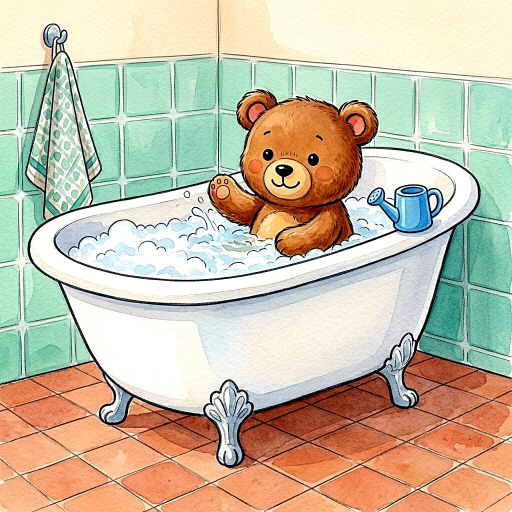
#> input picture images/bath-bear.jpg, 1024 x 1024 px (shown at 1/2 size)
$ python enhance.py ../images/bath-bear.jpg ../images/bath.jpg
#> lines starting #> are read from the running program, lines starting #| are printed output that depends on the picture
"""Raise the contrast of a generated image once (image models tend to produce pale images).

    python3 tools/enhance.py <input.jpg> <output.jpg>

Writes a 1024 x 1024 JPEG. Run it once per image: applying it twice overdoes the colors.
Check the copyright of the raw and of the enhanced image (.agents/skills/copyright-check/).
"""
import sys

from PIL import Image, ImageEnhance, ImageFilter, ImageOps


def enhance(src, dst):
#> called with src = '../images/bath-bear.jpg', dst = '../images/bath.jpg'
    im = Image.open(src).convert("RGB")
#> im is the input picture: PIL image 1024x1024 RGB; mean R, G, B 199.6, 189.3, 166.5
    if im.size != (1024, 1024):
        side = min(im.size)
        left, top = (im.width - side) // 2, (im.height - side) // 2
        im = im.crop((left, top, left + side, top + side)).resize((1024, 1024), Image.LANCZOS)
    im = ImageOps.autocontrast(im, cutoff=(0.5, 0.3))
    im = ImageEnhance.Contrast(im).enhance(1.1)
    im = ImageEnhance.Color(im).enhance(1.12)
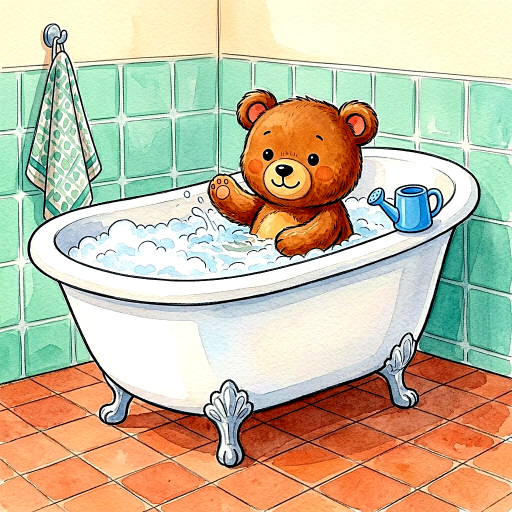
#> im: PIL image 1024x1024 RGB (shown at 1/2 size); mean R, G, B 199.4, 188.2, 160.9
    im = im.filter(ImageFilter.UnsharpMask(radius=2, percent=50, threshold=3))
    im.save(dst, "JPEG", quality=92)


if __name__ == "__main__":
    enhance(sys.argv[1], sys.argv[2])

$ run again, on images/breakfast-bear.jpg
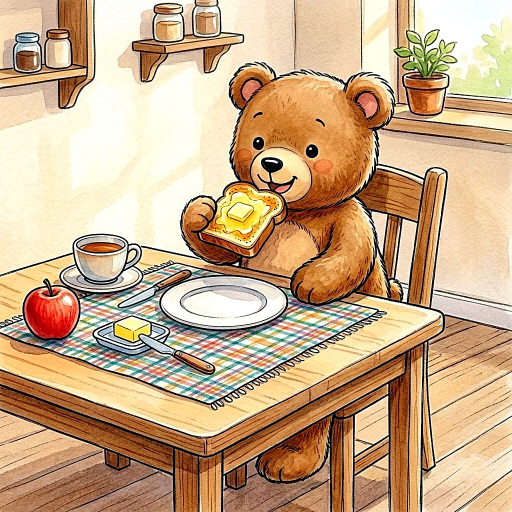
#> input picture images/breakfast-bear.jpg, 1024 x 1024 px (shown at 1/2 size)
#> in enhance, im is the input picture: PIL image 1024x1024 RGB; mean R, G, B 201.8, 170.4, 135.4
#> in enhance, `im = ImageEnhance.Color(im).enhance(1.12)`:
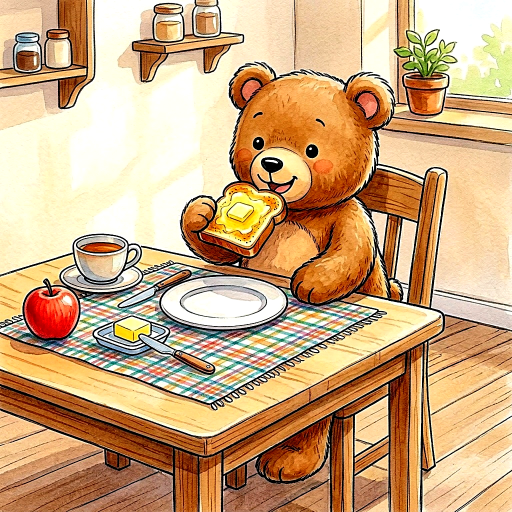
#> im: PIL image 1024x1024 RGB (shown at 1/2 size); mean R, G, B 204.6, 168.5, 127.3

$ run again, on images/breakfast.jpg
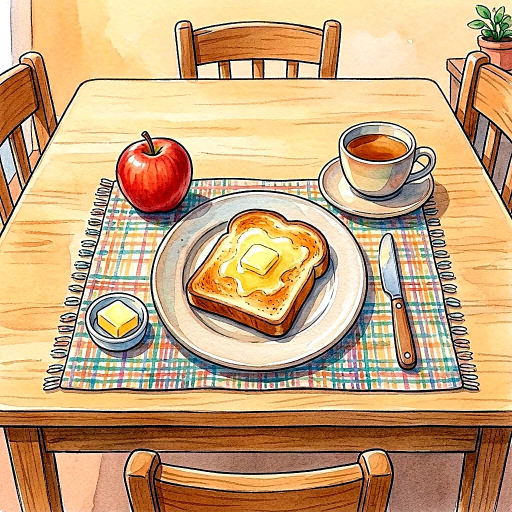
#> input picture images/breakfast.jpg, 1024 x 1024 px (shown at 1/2 size)
#> in enhance, im is the input picture: PIL image 1024x1024 RGB; mean R, G, B 201.4, 165.3, 123.1
#> in enhance, `im = ImageEnhance.Color(im).enhance(1.12)`:
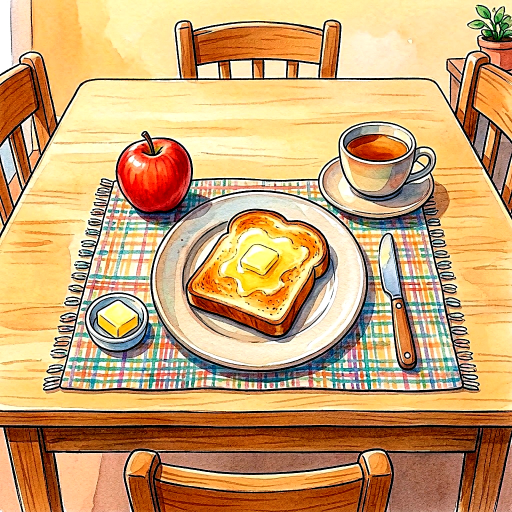
#> im: PIL image 1024x1024 RGB (shown at 1/2 size); mean R, G, B 203.3, 164, 113.5

$ run again, on images/brush-hair-plain.jpg
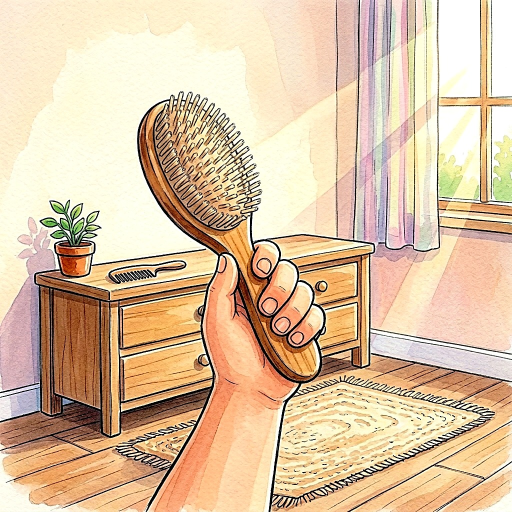
#> input picture images/brush-hair-plain.jpg, 1024 x 1024 px (shown at 1/2 size)
#> in enhance, im is the input picture: PIL image 1024x1024 RGB; mean R, G, B 220.7, 193.8, 162.7
#> in enhance, `im = ImageEnhance.Color(im).enhance(1.12)`:
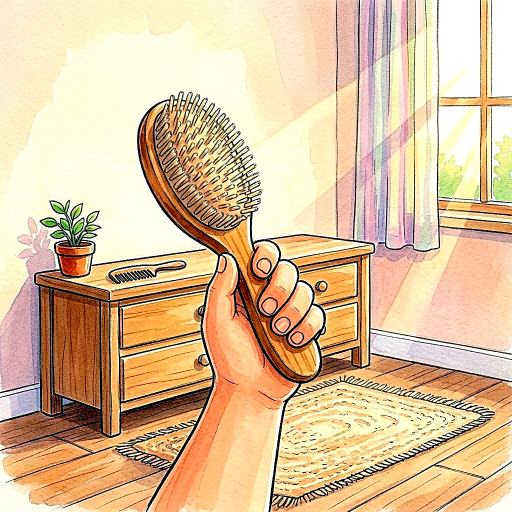
#> im: PIL image 1024x1024 RGB (shown at 1/2 size); mean R, G, B 222.2, 192.1, 154.9
